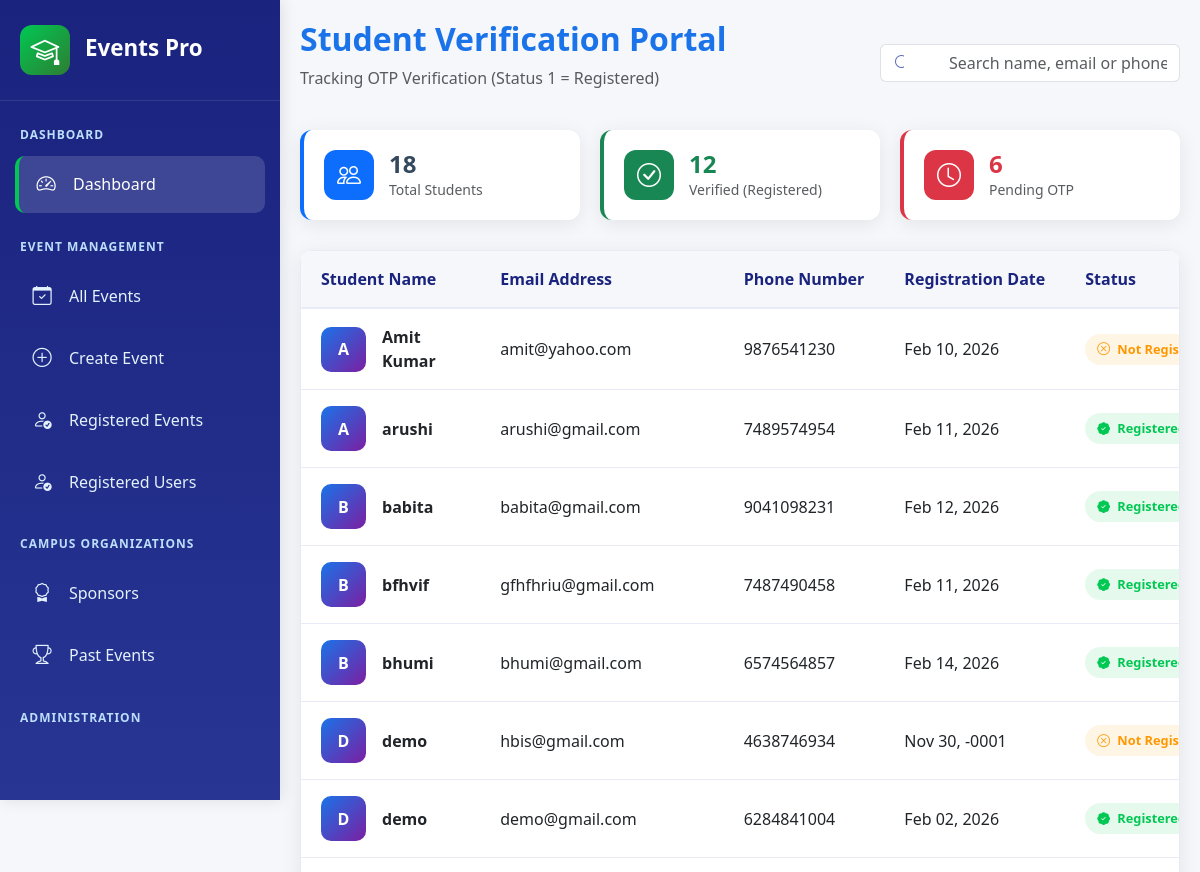
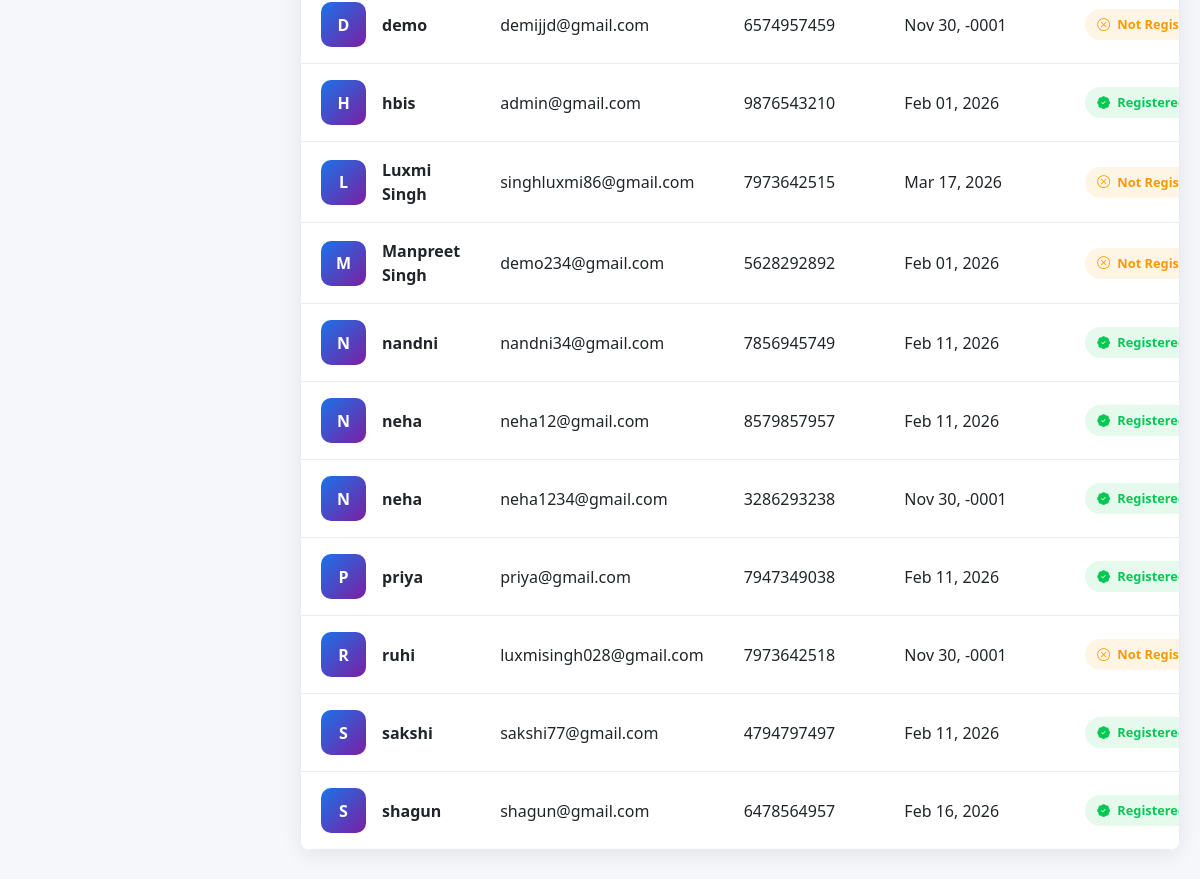
/admin/registrations.php, run on the app's committed database (2 pictures, top to bottom).
### tables this page shows
CREATE TABLE `student` (
  `id` int(11) NOT NULL,
  `Name` varchar(255) NOT NULL,
  `Email` varchar(255) NOT NULL,
  `Password` varchar(255) NOT NULL,
  `Phone` varchar(20) NOT NULL,
  `OTP` varchar(10) NOT NULL,
  `Status` tinyint(11) NOT NULL,
  `Add_dated` datetime(6) NOT NULL
);

### admin/registrations.php (the view, shortened to what this page needs)
<?php
include 'db_config.php';
$students = [];
$query = "SELECT
            id,
            Name,
            Email,
            Phone,
            Status,
            ADD_dated
          FROM student
          ORDER BY Name ASC";
$result = $conn->query($query);
if ($result) {
    while($row = $result->fetch_assoc()) {
        $students[] = $row;
    }
}
$total_students = count($students);
$total_registered = 0;
foreach($students as $s) {
    if($s['Status'] == 1) $total_registered++;
}
$total_pending = $total_students - $total_registered;
?>
<!DOCTYPE html>
<html lang="en">
<head>
    <link href="https://cdn.jsdelivr.net/npm/bootstrap@5.3.0-alpha1/dist/css/bootstrap.min.css" rel="stylesheet">
    <link rel="stylesheet" href="https://cdn.jsdelivr.net/npm/bootstrap-icons@1.8.1/font/bootstrap-icons.css">
</head>
<body>
    <?php include_once("leftbar.php"); ?>
    <div id="content">
        <header class="d-flex justify-content-between align-items-center mb-4">
            <div>
                <h2 class="fw-bold" style="color: var(--primary-color);">Student Verification Portal</h2>
                <p class="text-muted">Tracking OTP Verification (Status 1 = Registered)</p>
            </div>
            <div class="search-box input-group">
                <span class="input-group-text bg-white border-end-0"><i class="bi bi-search"></i></span>
                <input type="text" id="studentSearch" class="form-control border-start-0" placeholder="Search name, email or phone...">
            </div>
        </header>
        <main>
            <div class="quick-stats-bar">
                <div class="quick-stat-card border-start border-4 border-primary">
                    <div class="quick-stat-icon bg-primary"><i class="bi bi-people"></i></div>
                    <div>
                        <h4 class="mb-0 fw-bold"><?php echo $total_students; ?></h4>
                        <p class="mb-0 text-muted small">Total Students</p>
                    </div>
                </div>
                <div class="quick-stat-card border-start border-4 border-success">
                    <div class="quick-stat-icon bg-success"><i class="bi bi-check-circle"></i></div>
                    <div>
                        <h4 class="mb-0 fw-bold text-success"><?php echo $total_registered; ?></h4>
                        <p class="mb-0 text-muted small">Verified (Registered)</p>
                    </div>
                </div>
                <div class="quick-stat-card border-start border-4 border-danger">
                    <div class="quick-stat-icon bg-danger"><i class="bi bi-clock"></i></div>
                    <div>
                        <h4 class="mb-0 fw-bold text-danger"><?php echo $total_pending; ?></h4>
                        <p class="mb-0 text-muted small">Pending OTP</p>
                    </div>
                </div>
            </div>
            <section class="registrations-table-container">
                <div class="table-responsive">
                    <table class="table table-hover align-middle mb-0" id="studentTable">
                        <thead class="bg-light">
                            <tr>
                                <th>Student Name</th>
                                <th>Email Address</th>
                                <th>Phone Number</th>
                                <th>Registration Date</th>
                                <th>Status</th>
                            </tr>
                        </thead>
                        <tbody>
                            <?php foreach ($students as $row): ?>
                                <tr>
                                    <td>
                                        <div class="d-flex align-items-center gap-3">
                                            <div class="student-avatar">
                                                <?php echo strtoupper(substr($row['Name'], 0, 1)); ?>
                                            </div>
                                            <div class="fw-bold"><?php echo htmlspecialchars($row['Name']); ?></div>
                                        </div>
                                    </td>
                                    <td><?php echo htmlspecialchars($row['Email']); ?></td>
                                    <td><?php echo htmlspecialchars($row['Phone']); ?></td>
                                    <td><?php echo date('M d, Y', strtotime($row['ADD_dated'])); ?></td>
                                    <td>
                                        <?php if ($row['Status'] == 1): ?>
                                            <span class="status-badge status-confirmed">
                                                <i class="bi bi-patch-check-fill me-1"></i> Registered
                                            </span>
                                        <?php else: ?>
                                            <span class="status-badge status-pending">
                                                <i class="bi bi-x-circle me-1"></i> Not Registered
                                            </span>
                                        <?php endif; ?>
                                    </td>
                                </tr>
                            <?php endforeach; ?>
                        </tbody>
                    </table>
                </div>
            </section>
        </main>
    </div>
</body>
</html>

### admin/css/style.css (style rules this page uses)
:root { --primary-color: #1a73e8; --secondary-color: #0d47a1; --accent-color: #00c853; --warning-color: #ff9800; --danger-color: #f44336; --campus-purple: #7b1fa2; --campus-teal: #0097a7; --light-color: #f8f9fa; --dark-color: #212529; --sidebar-width: 280px; --header-height: 70px; --card-shadow: 0 4px 20px rgba(0, 0, 0, 0.08); --transition: all 0.3s cubic-bezier(0.25, 0.8, 0.25, 1); }
* { margin: 0; padding: 0; box-sizing: border-box; }
body { font-family: 'Segoe UI', system-ui, -apple-system, 'Roboto', sans-serif; background-color: #f5f7fa; color: #34495e; overflow-x: hidden; }
#content { margin-left: var(--sidebar-width); width: calc(100% - var(--sidebar-width)); transition: var(--transition); min-height: 100vh; display: flex; flex-direction: column; }
.table-responsive { border-radius: 10px; overflow: hidden; border: 1px solid #e8eaf6; }
.table thead { background-color: #f5f7fa; }
.table th { font-weight: 700; color: #1a237e; border-bottom: none; padding: 15px; }
.table td { padding: 15px; vertical-align: middle; border-color: #e8eaf6; }
.status-badge { padding: 6px 12px; border-radius: 20px; font-size: 0.8rem; font-weight: 700; }
.table-responsive { overflow-x: auto; }
.table { margin-bottom: 0; }
.table th { font-weight: 700; color: #1a237e; border-bottom: none; padding: 15px; white-space: nowrap; }
.quick-stats-bar { display: grid; grid-template-columns: repeat(auto-fit, minmax(200px, 1fr)); gap: 20px; margin-bottom: 30px; }
.quick-stat-card { background-color: white; border-radius: 12px; padding: 20px; box-shadow: var(--card-shadow); display: flex; align-items: center; gap: 15px; }
.quick-stat-icon { width: 50px; height: 50px; border-radius: 12px; display: flex; align-items: center; justify-content: center; font-size: 1.5rem; color: white; }
.search-box { position: relative; width: 300px; }
.search-box input { padding-left: 45px; }
.search-box i { position: absolute; left: 15px; top: 50%; transform: translateY(-50%); color: #5c6bc0; }
.registrations-table-container { background-color: white; border-radius: 12px; overflow: hidden; box-shadow: var(--card-shadow); margin-bottom: 30px; }
.table { margin-bottom: 0; border-collapse: separate; border-spacing: 0; }
.table th { font-weight: 700; color: #1a237e; border-bottom: 2px solid #e8eaf6; padding: 16px 20px; white-space: nowrap; position: sticky; top: 0; background-color: #f5f7fa; z-index: 10; }
.table td { padding: 16px 20px; vertical-align: middle; border-bottom: 1px solid #e8eaf6; transition: var(--transition); }
.table tbody tr { transition: var(--transition); }
.student-avatar { width: 45px; height: 45px; border-radius: 10px; background: linear-gradient(135deg, var(--primary-color), var(--campus-purple)); display: flex; align-items: center; justify-content: center; color: white; font-weight: 700; font-size: 1rem; flex-shrink: 0; }
.status-badge { padding: 6px 12px; border-radius: 20px; font-size: 0.8rem; font-weight: 700; display: inline-block; }
.status-confirmed { background-color: rgba(0, 200, 83, 0.1); color: var(--accent-color); }
.status-pending { background-color: rgba(255, 152, 0, 0.1); color: var(--warning-color); }

### admin/registrations.php (style rules this page uses)
:root { --primary-color: #1a237e; --card-shadow: 0 4px 20px rgba(0,0,0,0.08); }
body { background-color: #f8f9fa; font-family: 'Inter', sans-serif; }
#content { padding: 20px; }
.status-badge, .btn-sm { white-space: nowrap !important; }
.quick-stats-bar { display: grid; grid-template-columns: repeat(auto-fit, minmax(200px, 1fr)); gap: 20px; margin-bottom: 30px; }
.quick-stat-card { background: white; padding: 15px; border-radius: 10px; display: flex; align-items: center; gap: 15px; box-shadow: var(--card-shadow); }
.quick-stat-icon { width: 45px; height: 45px; border-radius: 8px; display: flex; align-items: center; justify-content: center; color: white; }
.registrations-table-container { background: white; border-radius: 12px; box-shadow: var(--card-shadow); overflow: hidden; }
.status-badge { padding: 5px 12px; border-radius: 50px; font-size: 0.75rem; font-weight: 600; }
.status-confirmed { background: #e8f5e9; color: #2e7d32; }
.status-pending { background: #ffebee; color: #c62828; }
.student-avatar { width: 40px; height: 40px; background: #e8eaf6; color: #1a237e; display: flex; align-items: center; justify-content: center; border-radius: 8px; font-weight: bold; }
.search-box { max-width: 400px; }

### data on the page
student: Name "A", Name "Amit Kumar", Email "amit@yahoo.com", Phone "9876541230", Add_dated "Feb 10, 2026", Status 0 (drawn)
student: Name "A", Name "arushi", Email "arushi@gmail.com", Phone "7489574954", Add_dated "Feb 11, 2026", Status 1 (drawn)
student: Name "B", Name "babita", Email "babita@gmail.com", Phone "9041098231", Add_dated "Feb 12, 2026", Status 1 (drawn)
student: Name "B", Name "bfhvif", Email "gfhfhriu@gmail.com", Phone "7487490458", Add_dated "Feb 11, 2026", Status 1 (drawn)
student: Name "B", Name "bhumi", Email "bhumi@gmail.com", Phone "6574564857", Add_dated "Feb 14, 2026", Status 1 (drawn)
student: Name "D", Name "demo", Email "hbis@gmail.com", Phone "4638746934", Add_dated "Nov 30, -0001", Status 0 (drawn)
student: Name "D", Name "demo", Email "demo@gmail.com", Phone "6284841004", Add_dated "Feb 02, 2026", Status 1 (drawn)
student: Name "D", Name "demo", Email "demijjd@gmail.com", Phone "6574957459", Add_dated "Nov 30, -0001", Status 0 (drawn)
student: Name "H", Name "hbis", Email "admin@gmail.com", Phone "9876543210", Add_dated "Feb 01, 2026", Status 1 (drawn)
student: Name "L", Name "Luxmi Singh", Email "singhluxmi86@gmail.com", Phone "7973642515", Add_dated "Mar 17, 2026", Status 0 (drawn)
student: Name "M", Name "Manpreet Singh", Email "demo234@gmail.com", Phone "5628292892", Add_dated "Feb 01, 2026", Status 0 (drawn)
student: Name "N", Name "nandni", Email "nandni34@gmail.com", Phone "7856945749", Add_dated "Feb 11, 2026", Status 1 (drawn)
student: Name "N", Name "neha", Email "neha12@gmail.com", Phone "8579857957", Add_dated "Feb 11, 2026", Status 1 (drawn)
student: Name "N", Name "neha", Email "neha1234@gmail.com", Phone "3286293238", Add_dated "Nov 30, -0001", Status 1 (drawn)
student: Name "P", Name "priya", Email "priya@gmail.com", Phone "7947349038", Add_dated "Feb 11, 2026", Status 1 (drawn)
student: Name "R", Name "ruhi", Email "luxmisingh028@gmail.com", Phone "7973642518", Add_dated "Nov 30, -0001", Status 0 (drawn)
student: Name "S", Name "sakshi", Email "sakshi77@gmail.com", Phone "4794797497", Add_dated "Feb 11, 2026", Status 1 (drawn)
student: Name "S", Name "shagun", Email "shagun@gmail.com", Phone "6478564957", Add_dated "Feb 16, 2026", Status 1 (drawn)

### other printed values
$total_students "18"
$total_registered "12"
$total_pending "6"
